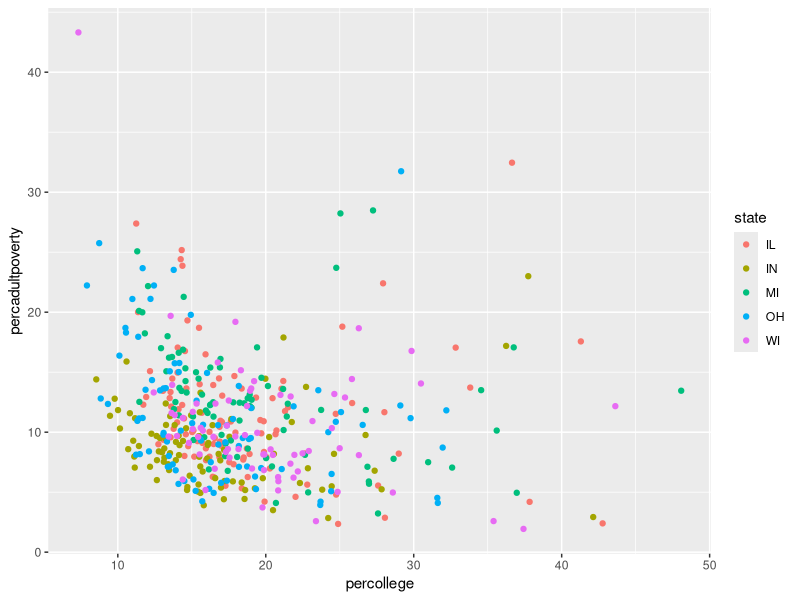
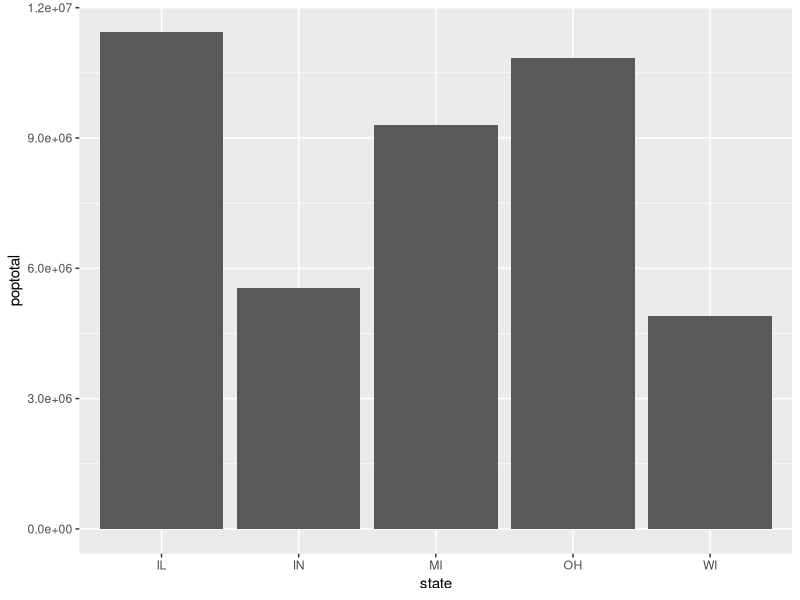
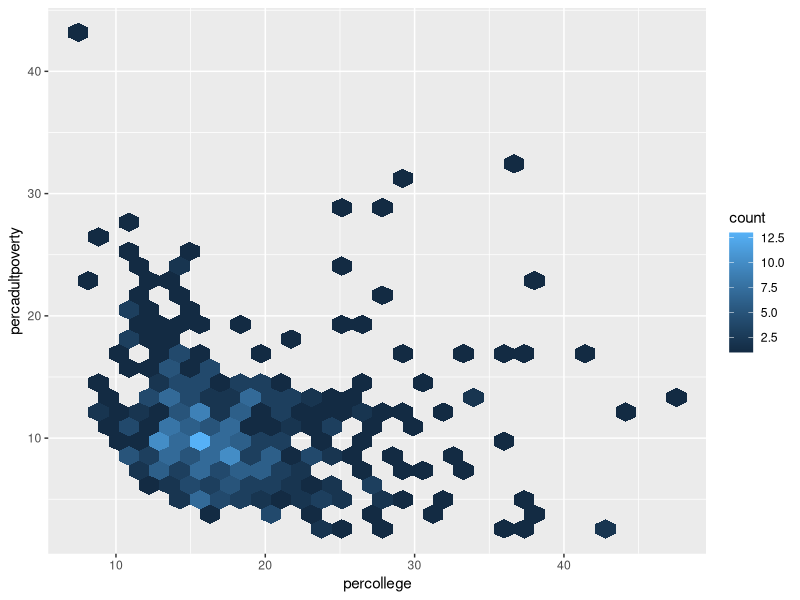
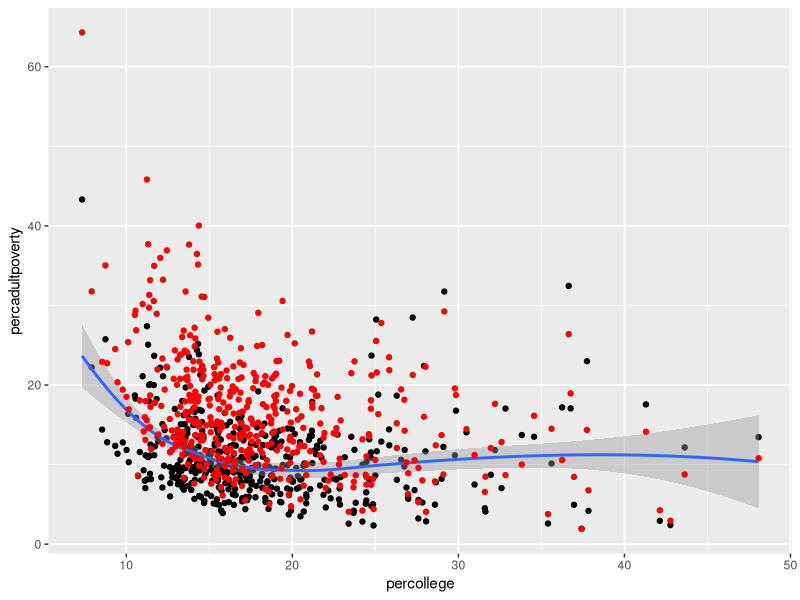
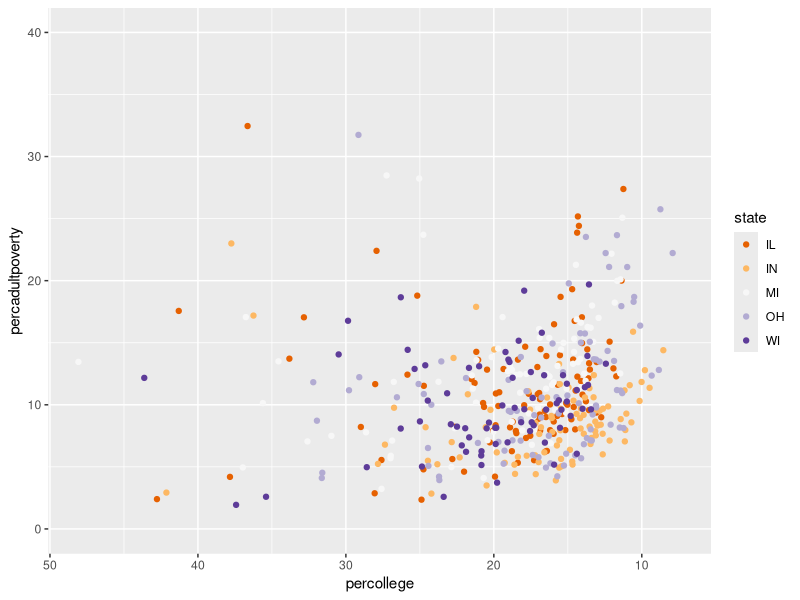

Recreate these plots in R, in order. (Note: this script raises an error after producing the figures.)
library("ggplot2")
library("tidyr")

colnames(midwest)

ggplot(data = midwest) +
  geom_point(mapping = aes(x = percollege, y = percadultpoverty, color = state))

# Bar chart of population by state
ggplot(data = midwest) +
  geom_col(mapping = aes(x = state, y = poptotal))

# A hexagonal aggregation (count) of education and poverty
ggplot(data = midwest) +
  geom_hex(mapping = aes(x = percollege, y = percadultpoverty))

# A plot with both points and a smoothed line, sharing aesthetic mappings
ggplot(data = midwest, mapping = aes(x = percollege, y = percadultpoverty)) +
  geom_point() + # uses the default x and y mappings
  geom_smooth() + # uses the default x and y mappings
  geom_point(mapping = aes(y = percchildbelowpovert), color = "red") # uses own y mapping


ggplot(data = midwest) +
  geom_point(mapping = aes(x = percollege, y = percadultpoverty, color = state)) +
  scale_x_reverse() +
  scale_y_continuous(limits = c(0, 40)) + # explicitly set a continuous scale for the y-axis
  scale_color_brewer(palette = "PuOr")
    #scale_color_hue(l = 70, c = 30) # custom color scale

top_10 <- midwest %>%
  top_n(10, wt = poptotal) %>%
  unite(county_state, county, state, sep = ", ") %>% # combine state + county
  arrange(poptotal) %>% # sort the data by population
  mutate(location = factor(county_state, county_state)) # set the row order

# Render a horizontal bar chart of population
ggplot(top_10) +
  geom_col(mapping = aes(x = location, y = poptotal)) + 
  coord_flip() # switch the orientation of the x- and y-axes


ggplot(mpg, aes(x = factor(1), fill = factor(cyl))) +
  geom_bar(width = 1) +
  coord_polar(theta = "y")


# Create a better label for the `inmetro` column
labeled <- midwest %>%
  mutate(location = if_else(inmetro == 0, "Rural", "Urban"))

View(labeled)

# Create the same chart as Figure 16.9, faceted by state
ggplot(data = labeled) +
  geom_point(
    mapping = aes(x = percollege, y = percadultpoverty, color = location),
    alpha = .6
  ) +
  facet_wrap(~state) # pass the `state` column as a *fomula* to `facet_wrap()`
